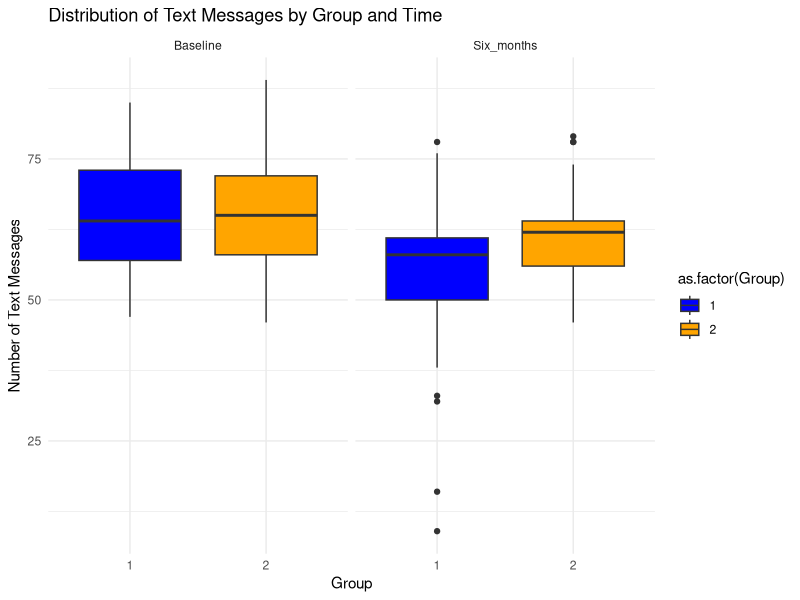
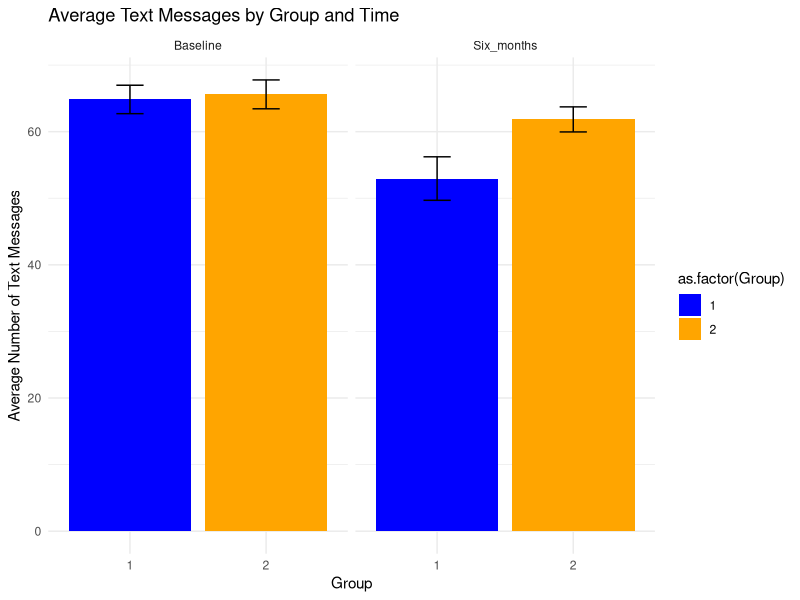

Reproduce these figures in R, in order.

install.packages('tidyverse')


library(ggplot2)
library(dplyr)
library(tidyr)
#load the dataset
df = read.csv("TextMessages.csv")

#reshape data from wide to long format
df_long = df %>%
  pivot_longer(cols = c(Baseline, Six_months), 
               names_to = "Time", 
               values_to = "TextMessages")

#create faceted boxplot
ggplot(df_long, aes(x = as.factor(Group), y = TextMessages, fill = as.factor(Group))) +
  geom_boxplot() +
  facet_wrap(~ Time) + 
  labs(title = "Distribution of Text Messages by Group and Time",
       x = "Group",
       y = "Number of Text Messages") +
  theme_minimal() +
  scale_fill_manual(values = c("blue", "orange"))

#create faceted bar chart
ggplot(df_long, aes(x = as.factor(Group), y = TextMessages, fill = as.factor(Group))) +
  stat_summary(fun = mean, geom = "bar", position = "dodge") +
  stat_summary(fun.data = mean_se, geom = "errorbar", width = 0.2, position = position_dodge(width = 0.9)) +
  facet_wrap(~ Time) + 
  labs(title = "Average Text Messages by Group and Time",
       x = "Group",
       y = "Average Number of Text Messages") +
  theme_minimal() +
  scale_fill_manual(values = c("blue", "orange"))
